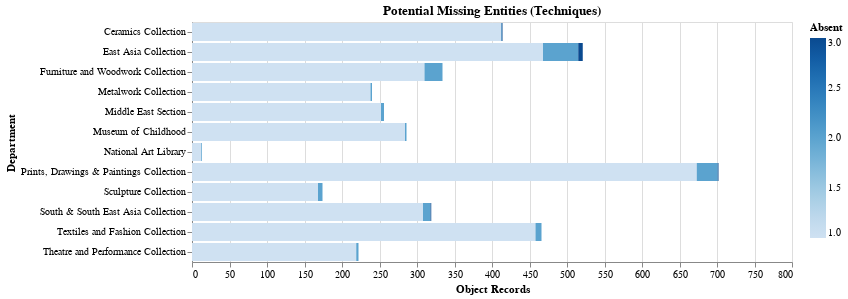

Notebook code for this chart:
### Code cell
import altair as alt
import numpy as np

ranges = [0,0.1,0.2,0.3,0.4,0.5,0.6,0.7,0.8,0.9,1]
count =0

dept_col_counts = None
depts = missing_entities_df[' collectionCode'].unique()
charts = []
hcharts = []
dept_rows_df = pd.DataFrame()
for dept_code in depts:
  dept_stats_df = missing_entities_df.loc[missing_entities_df[' collectionCode'] == dept_code]
  if(len(dept_stats_df) < 10):
    # Ignore EXH and other errartic departments
    continue
  # Now need to loop over each completeness coll in turn

  dept_col_counts = dept_stats_df.groupby(' ruleCatalog:score]').size()
  dept_col_counts.name = deptNames[dept_code]
  dept_rows_df = dept_rows_df.append(dept_col_counts) #, ignore_index=True)
    
dept_rows_df = dept_rows_df.rename_axis('Department')# .rename_axis('Missing', axis='columns')
    # TO handle converting from CategoricalIndex - may change https://github.com/pandas-dev/pandas/issues/19136
#  dept_rows_df.columns = dept_rows_df.columns.tolist()
 #   print(dept_rows_df)
dept_rows_df = dept_rows_df.reset_index()

dept_rows_melt_df = dept_rows_df.melt(id_vars=['Department'], var_name='Absent', value_name='Count')
dept_rows_melt_df.replace(np.nan, 0, inplace=True) 
#dept_rows_melt_df
chart = alt.Chart(dept_rows_melt_df).mark_bar().encode(
       x=alt.X('Count:Q', axis=alt.Axis(title='Object Records')),
       y='Department:O',
        color='Absent:Q',
       tooltip=['Absent', 'Count']
    ).properties(width=600, title="Potential Missing Entities (Techniques)")
#dept_rows_df
chart

### Figure 1 — Vega-Lite specification as saved in the notebook (floating-point values rounded to 4 significant figures)
{"config": {"view": {"continuousWidth": 400, "continuousHeight": 300}}, "data": {"name": "data-9daca30a8a87dbd8696f621147d901e4"}, "mark": "bar", "encoding": {"color": {"type": "quantitative", "field": "Absent"}, "tooltip": [{"type": "quantitative", "field": "Absent"}, {"type": "quantitative", "field": "Count"}], "x": {"type": "quantitative", "axis": {"title": "Object Records"}, "field": "Count"}, "y": {"type": "ordinal", "field": "Department"}}, "title": "Potential Missing Entities (Techniques)", "width": 600, "$schema": "https://vega.github.io/schema/vega-lite/v4.8.1.json", "datasets": {"data-9daca30a8a87dbd8696f621147d901e4": [{"Department": "Furniture and Woodwork Collection", "Absent": 1, "Count": 310.0}, {"Department": "Museum of Childhood", "Absent": 1, "Count": 284.0}, {"Department": "Theatre and Performance Collection", "Absent": 1, "Count": 219.0}, {"Department": "Prints, Drawings & Paintings Collection", "Absent": 1, "Count": 673.0}, {"Department": "East Asia Collection", "Absent": 1, "Count": 468.0}, {"Department": "Ceramics Collection", "Absent": 1, "Count": 412.0}, {"Department": "Sculpture Collection", "Absent": 1, "Count": 168.0}, {"Department": "Textiles and Fashion Collection", "Absent": 1, "Count": 458.0}, {"Department": "Middle East Section", "Absent": 1, "Count": 252.0}, {"Department": "South & South East Asia Collection", "Absent": 1, "Count": 308.0}, {"Department": "Metalwork Collection", "Absent": 1, "Count": 238.0}, {"Department": "National Art Library", "Absent": 1, "Count": 12.0}, {"Department": "Furniture and Woodwork Collection", "Absent": 2, "Count": 24.0}, {"Department": "Museum of Childhood", "Absent": 2, "Count": 2.0}, {"Department": "Theatre and Performance Collection", "Absent": 2, "Count": 3.0}, {"Department": "Prints, Drawings & Paintings Collection", "Absent": 2, "Count": 28.0}, {"Department": "East Asia Collection", "Absent": 2, "Count": 47.0}, {"Department": "Ceramics Collection", "Absent": 2, "Count": 1.0}, {"Department": "Sculpture Collection", "Absent": 2, "Count": 6.0}, {"Department": "Textiles and Fashion Collection", "Absent": 2, "Count": 8.0}, {"Department": "Middle East Section", "Absent": 2, "Count": 4.0}, {"Department": "South & South East Asia Collection", "Absent": 2, "Count": 10.0}, {"Department": "Metalwork Collection", "Absent": 2, "Count": 2.0}, {"Department": "National Art Library", "Absent": 2, "Count": 1.0}, {"Department": "Furniture and Woodwork Collection", "Absent": 3, "Count": 0.0}, {"Department": "Museum of Childhood", "Absent": 3, "Count": 0.0}, {"Department": "Theatre and Performance Collection", "Absent": 3, "Count": 0.0}, {"Department": "Prints, Drawings & Paintings Collection", "Absent": 3, "Count": 1.0}, {"Department": "East Asia Collection", "Absent": 3, "Count": 6.0}, {"Department": "Ceramics Collection", "Absent": 3, "Count": 1.0}, {"Department": "Sculpture Collection", "Absent": 3, "Count": 0.0}, {"Department": "Textiles and Fashion Collection", "Absent": 3, "Count": 0.0}, {"Department": "Middle East Section", "Absent": 3, "Count": 0.0}, {"Department": "South & South East Asia Collection", "Absent": 3, "Count": 1.0}, {"Department": "Metalwork Collection", "Absent": 3, "Count": 0.0}, {"Department": "National Art Library", "Absent": 3, "Count": 0.0}]}}
